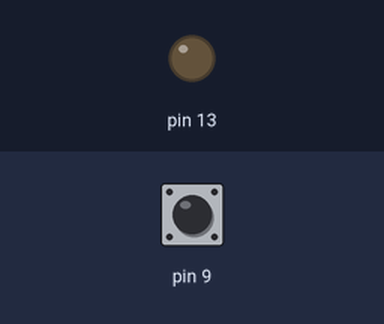
The sketch below on a simulated Arduino Uno, built with avr-gcc and run on an emulated ATmega328P. On the bench: output pins drawn as LEDs (lit = HIGH). The test bench sets the inputs (shaded band); at power-on: pin 9 HIGH.

Above: at 1.2 s.
1.3 s: pin 9 pulled LOW for 0.15 s
At 1.37 s:
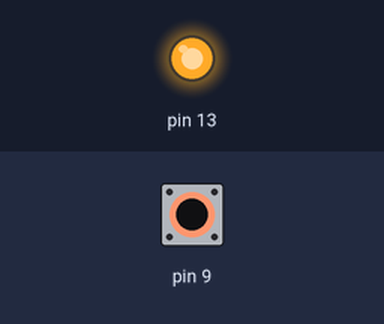
2.9 s: pin 9 pulled LOW for 3.2 s
At 6.5 s:
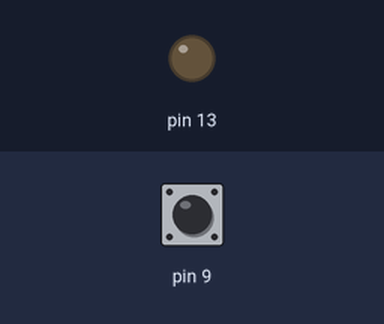
Timing chart, 0 to 8.0 s (numbered marks = the images above; inputs shaded):
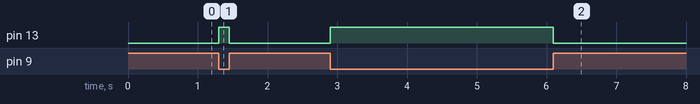

The sketch:

Pushbutton_2.ino
```cpp
void setup()
{
  pinMode(13, OUTPUT);
  pinMode(9, INPUT_PULLUP);
}

void loop()
{
  if (digitalRead(9) == LOW) {
    digitalWrite(13, HIGH);
  } else {
    digitalWrite(13, LOW);
  }
}
```

Measured:
- after the input at 1.3 s, pin 13: LOW → HIGH at once, → LOW 0.15 s later
- after the input at 2.9 s, pin 13: LOW → HIGH at once, → LOW 3.2 s later
